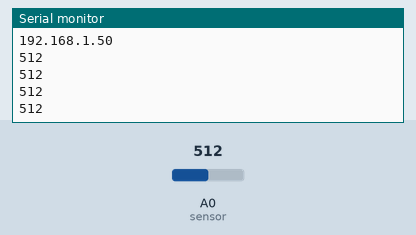
Recording of a sketch running on a simulated ESP8266 (NodeMCU). Parts: the last lines printed to the serial monitor. The inputs (shaded band) are chosen by the test bench; at power-on: A0 (sensor) = 512. WiFi joins after 1.5 s; servers stay silent unless stated.

Above: at 2.7 s.
2.8 s: A0 (sensor) set to 716
At 3.21 s:
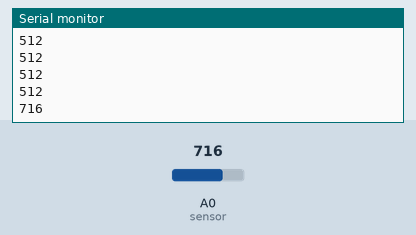
4.3 s: A0 (sensor) set to 900
At 4.41 s:
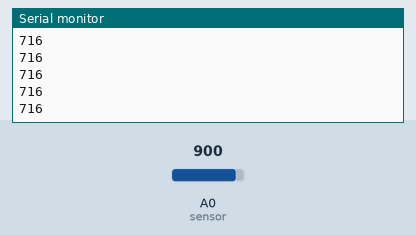
Timing chart, 0 to 7.3 s (numbered marks = the images above; inputs shaded):
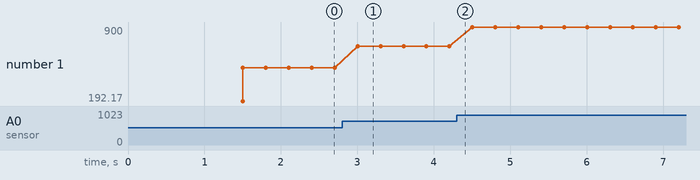

Measured:
- after the input at 2.8 s, the serial monitor: prints a new line after 0.20 s (image 1)
- plotted number 1: 512 → 716 after the input at 2.8 s, 716 → 900 after the input at 4.3 s

The sketch:

thingspeak_connect.ino
```cpp
#include <ThingSpeak.h>                           //Library platform thingspeak
#include <ESP8266WiFi.h>                          //Library WiFi NodeMCU ESP8266
#include <WiFiClient.h>       //Library Client

#define sensor A0

int nilai;

const char *ssid = "ICE.OFFICIAL";                 // setting nama WiFi router
const char *password = "elektro.indo";                // password Wifi router
WiFiClient client;                                // cheking jika channel sudah terhubung

unsigned long myChannelNumber = 1497611;          // ID akun thingspeak
const char *myWriteAPIKey = "Z69BTLIAZT1291KD";    // memasukkan API Key Write
const char *myReadAPIKey = "IB0BDJV3RZI5RSSN";     // memasukkan API Key Read

void setup() {
  Serial.begin(115200);

  Serial.println();
  Serial.print("Connecting to ");
  Serial.println(ssid);

  WiFi.begin(ssid, password); // menghubungkan dengan wifi router
  while(WiFi.status() != WL_CONNECTED) // cek koneksi WiFi
  {
    delay(500);
    Serial.print(".");
  }
  Serial.println("");
  Serial.println("WiFi Connected");
  Serial.println(WiFi.localIP());
  ThingSpeak.begin(client); // melakukan inisialisasi ke thingspeak

  pinMode(sensor, INPUT);


}

void loop() {

  nilai = analogRead(sensor);
  Serial.println(nilai);

  ThingSpeak.writeField(myChannelNumber, 1, nilai, myWriteAPIKey);

}
```
